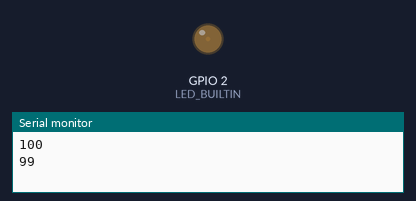
Simulated run of this sketch. Board: ESP8266 (NodeMCU). Shown: output pins drawn as LEDs (lit = HIGH, except the on-board LED, lit = LOW), the last lines printed to the serial monitor.

Above: at 2.1 s.
At 31.1 s:
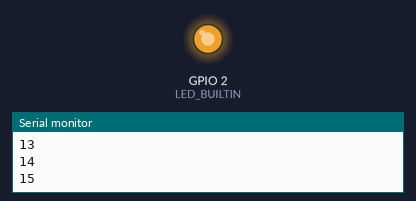
Timing chart, 0 to 40.0 s (numbered marks = the images above):
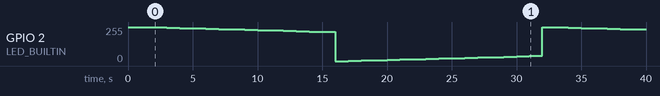

Measured:
- by itself, GPIO 2 (LED_BUILTIN): 255/255 → 252/255 at 2.0 s, → 249/255 1.0 s later, → 247/255 1.0 s later, → 244/255 1.0 s later, … (38 changes in this stretch)

The sketch:

analog_breathingLight.ino
```cpp
//analog,直接控制PWM

void setup() {
  analogWriteFreq(50);          //设置频率为50Hz，即一个周期20ms
  analogWriteRange(100);        //步长设置为100，即将一个周期平分为100份，这样便于得到pwm
  analogWrite(LED_BUILTIN, 100);  //初始化pwm为{arg2}%

  Serial.begin(115200);
  Serial.println();
  delay(1000);
}

void loop() {
  for (int i = 100; i > 85; i--) {
    analogWrite(LED_BUILTIN, i);
    Serial.println(i);
    delay(1000);
  }
  for (int i = 0; i <= 15; i++) {
    analogWrite(LED_BUILTIN, i);
    Serial.println(i);
    delay(1000);
  }
}

/*呼吸灯 规律
pwm 100%为暗
pwm 0%为最亮
通过改变pwm可以调节亮度
*/
```
